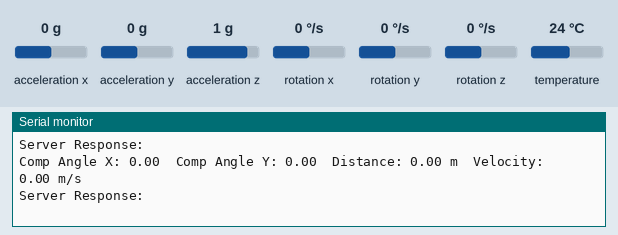
This sketch was run on a simulated ESP32. Parts: the last lines printed to the serial monitor. The inputs (shaded band) are chosen by the test bench; at power-on: acceleration z 1 g, acceleration x 0 g, acceleration y 0 g, rotation x 0 °/s, rotation y 0 °/s, rotation z 0 °/s, temperature 24 °C. WiFi joins after 1.5 s; servers stay silent unless stated; uploads are accepted with an empty reply.

Above: at 3.9 s.
4.0 s: acceleration z set to 0 g
At 4.29 s:
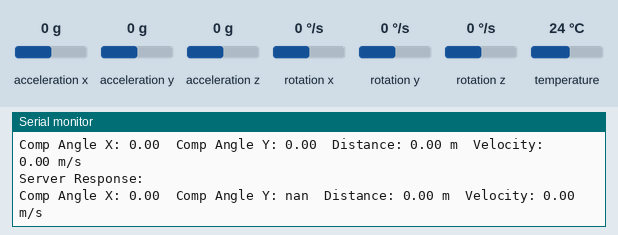
6.3 s: acceleration x set to -1.4 g
At 6.9 s:
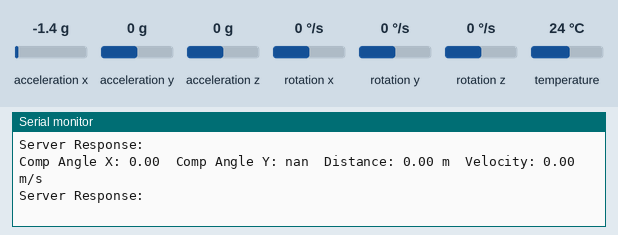
7.8 s: acceleration y set to -1.4 g
At 8.2 s:
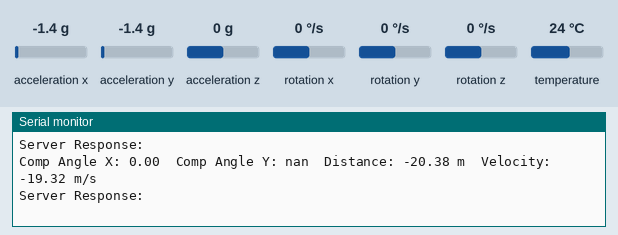
9.3 s: rotation x set to -192 °/s
At 9.7 s:
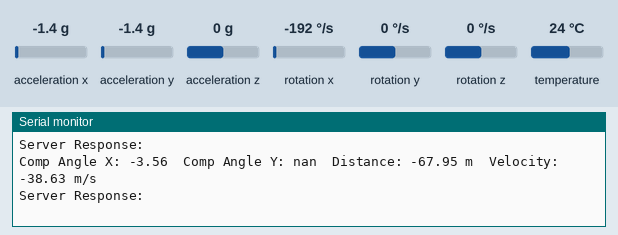
Timing chart, 0 to 11.8 s (numbered marks = the images above; inputs shaded):
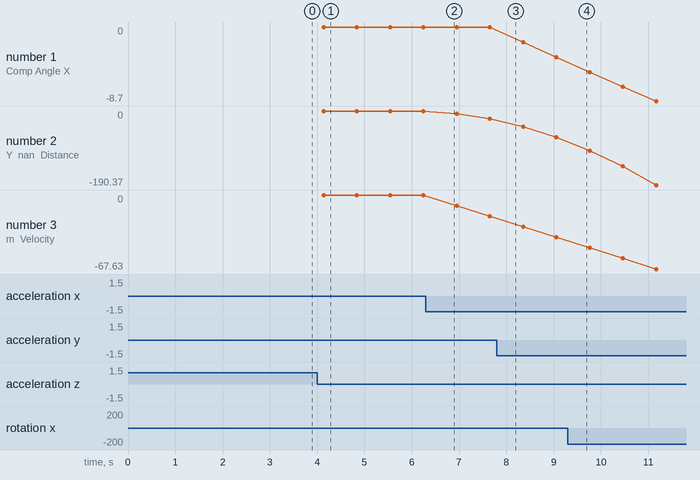

The sketch:

SimpleWiFiServer.ino
```cpp
#include <WiFi.h>
#include <Wire.h>
#include <HTTPClient.h>
#include <Adafruit_MPU6050.h>
#include <Adafruit_Sensor.h>
const char *ssid = "OPN";
const char *password = "lebhikhari";
const char* serverURL = "http://192.168.84.110:5000/sensor";

Adafruit_MPU6050 mpu;

float distance = 0.0;           // Total distance traveled
float velocity = 0.0;           // Current velocity
float accelXOffset = 0.0;       // Offset for X-axis acceleration
unsigned long lastTime = 0;
const float ACCEL_THRESHOLD = 0.05;  // Threshold for acceleration noise

// Complementary filter constants
const float alpha = 0.98;       // Weight for the gyroscope data
float compAngleX = 0.0, compAngleY = 0.0; // Complementary filter angles

void calibrateSensor() {
  float totalX = 0.0;
  for (int i = 0; i < 100; i++) {
    sensors_event_t a, g, temp;
    mpu.getEvent(&a, &g, &temp);
    totalX += a.acceleration.x;
    delay(10); // Small delay for each sample
  }
  accelXOffset = totalX / 100.0;
  Serial.print("Calibration complete. X-axis offset: ");
  Serial.println(accelXOffset);
}

void setup() {
  Serial.begin(115200);
  WiFi.begin(ssid, password);
  while (WiFi.status() != WL_CONNECTED) {
    delay(500);
    Serial.print(".");
  }
  Serial.println("\nWiFi connected");

  if (!mpu.begin()) {
    Serial.println("Failed to initialize MPU6050");
    while (1) delay(10);
  }
  Serial.println("MPU6050 initialized successfully");

  mpu.setAccelerometerRange(MPU6050_RANGE_8_G);
  mpu.setFilterBandwidth(MPU6050_BAND_5_HZ);

  // Initial calibration
  calibrateSensor();

  // Initialize complementary filter angles
  sensors_event_t a, g, temp;
  mpu.getEvent(&a, &g, &temp);
  compAngleX = atan2(a.acceleration.y, a.acceleration.z) * RAD_TO_DEG;
  compAngleY = atan(-a.acceleration.x / sqrt(a.acceleration.y * a.acceleration.y + a.acceleration.z * a.acceleration.z)) * RAD_TO_DEG;

  lastTime = millis();
}

void loop() {
  unsigned long currentTime = millis();
  float deltaTime = (currentTime - lastTime) / 1000.0;  // Convert to seconds

  // Recalibrate periodically to adjust for drift (optional)
  if (currentTime - lastTime >= 60000) { // Every 60 seconds
    calibrateSensor();
  }

  // Get acceleration and gyroscope data
  sensors_event_t a, g, temp;
  mpu.getEvent(&a, &g, &temp);

  // Apply calibration offset to X-axis acceleration
  float accelX = a.acceleration.x - accelXOffset;
  float accelY = a.acceleration.y;
  float accelZ = a.acceleration.z;
  float gyroX = g.gyro.x;
  float gyroY = g.gyro.y;

  // Calculate roll and pitch from accelerometer
  float accelAngleX = atan2(accelY, accelZ) * RAD_TO_DEG;
  float accelAngleY = atan(-accelX / sqrt(accelY * accelY + accelZ * accelZ)) * RAD_TO_DEG;

  // Gyroscope rates in degrees per second
  float gyroRateX = gyroX / 131.0; // Convert raw gyroscope data to degrees/s
  float gyroRateY = gyroY / 131.0;

  // Complementary filter for angle calculation
  compAngleX = alpha * (compAngleX + gyroRateX * deltaTime) + (1.0 - alpha) * accelAngleX;
  compAngleY = alpha * (compAngleY + gyroRateY * deltaTime) + (1.0 - alpha) * accelAngleY;

  // Apply threshold to ignore small noise in acceleration for distance calculation
  if (abs(accelX) < ACCEL_THRESHOLD) accelX = 0;

  // First integration: Acceleration to velocity
  velocity += accelX * deltaTime;

  // Second integration: Velocity to distance
  distance += velocity * deltaTime;

  lastTime = currentTime;

  // Print filtered angles, distance, and velocity for debugging
  Serial.print("Comp Angle X: "); Serial.print(compAngleX); Serial.print("\t");
  Serial.print("Comp Angle Y: "); Serial.print(compAngleY); Serial.print("\t");
  Serial.print("Distance: "); Serial.print(distance); Serial.print(" m\t");
  Serial.print("Velocity: "); Serial.print(velocity); Serial.println(" m/s");

  // Send distance to the server periodically
  if (WiFi.status() == WL_CONNECTED) {
    HTTPClient http;
    http.begin(serverURL);
    http.addHeader("Content-Type", "application/json");

    // JSON payload with the distance data
    String jsonData = "{\"distance\":" + String(distance) + "}";
    int httpResponseCode = http.POST(jsonData);

    if (httpResponseCode > 0) {
      String response = http.getString();
      Serial.println("Server Response: " + response);
    } else {
      Serial.print("Error in sending POST: ");
      Serial.println(httpResponseCode);
    }
    http.end();
  }

  delay(500);  // Delay between readings
}
```

Measured:
- after the input at 4.0 s, the serial monitor: prints a new line after 0.13 s (image 1)
- plotted number 1: 0 → -3.56 after the input at 7.8 s, -3.56 → -8.7 after the input at 9.3 s
- plotted number 2: 0 → -20.38 after the input at 6.3 s
- plotted number 3: 0 → -19.32 after the input at 6.3 s
